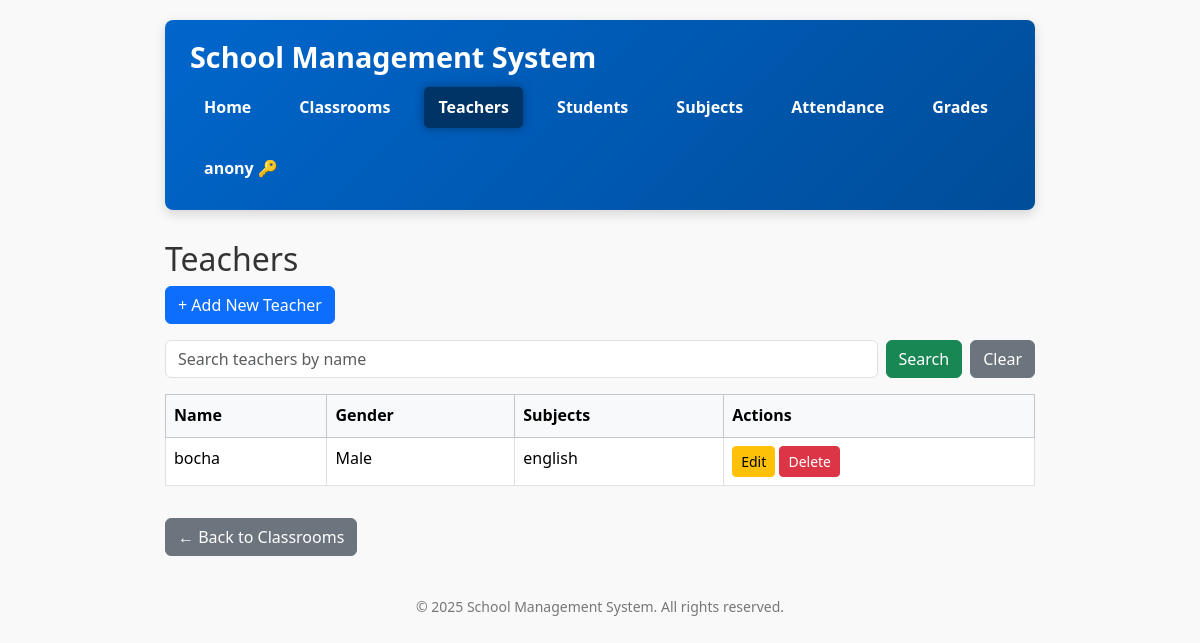
Page /teachers/ (signed in) on the earlier database version.
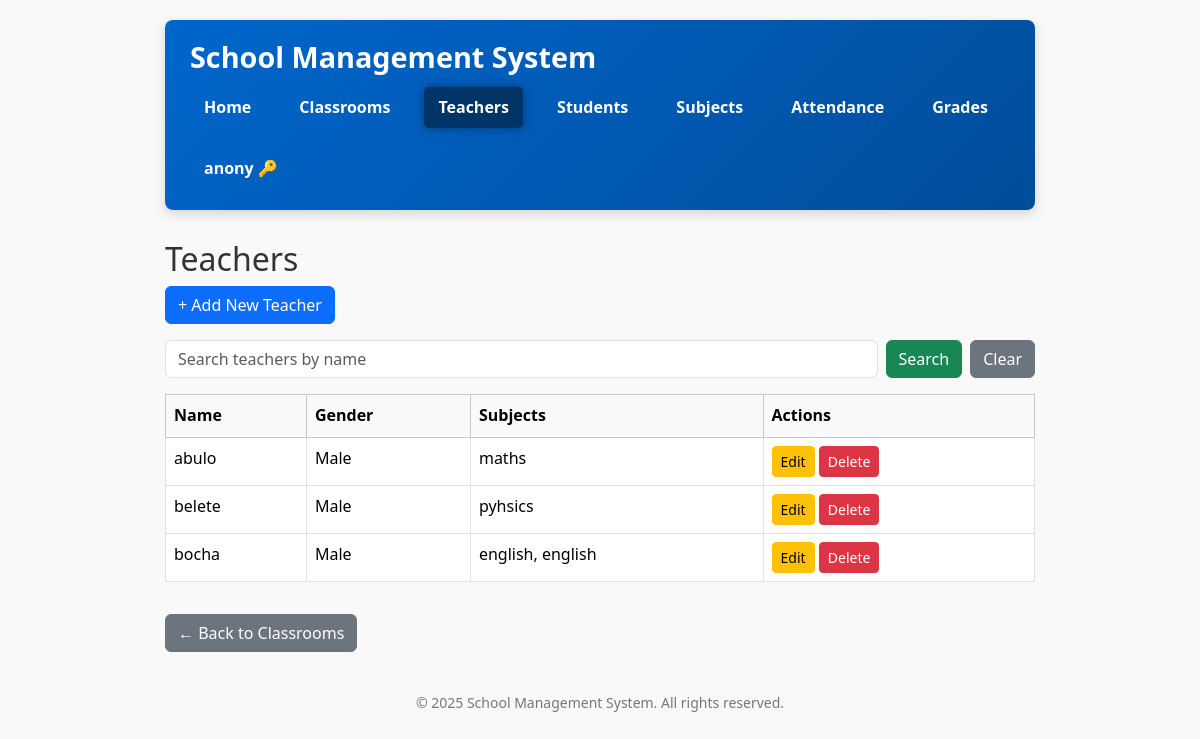
Same page on the later database version.
### school/models.py (models this page shows, shortened)
class Teacher(models.Model):
    user = models.OneToOneField(settings.AUTH_USER_MODEL, on_delete=models.CASCADE)
    GENDER_CHOICES = [('Male', 'Male'), ('Female', 'Female'), ('Other', 'Other')]
    name = models.CharField(max_length=100)
    gender = models.CharField(max_length=10, choices=GENDER_CHOICES)
    subjects = models.ManyToManyField(Subject, related_name='teachers')
    contact = models.CharField(max_length=20, blank=True)
    class Meta:
        ordering = ['name']

class Subject(models.Model):
    name = models.CharField(max_length=100)
    code = models.CharField(max_length=10)
    class Meta:
        ordering = ['name']

### school/views.py (the view)
# urls.py: path('teachers/', views.teacher_list, name='teacher_list'),
@role_required(['Admin'])
def teacher_list(request):
    query = request.GET.get('q', '')
    if query:
        teachers = Teacher.objects.filter(name__icontains=query)
    else:
        teachers = Teacher.objects.all()
    context = {
        'teachers': teachers,
        'query': query,
    }
    return render(request, 'school/teacher_list.html', context)

### school/views.py (called while the page is built)
def role_required(allowed_roles=[]):
    def decorator(view_func):
        @wraps(view_func)
        def wrapper(request, *args, **kwargs):
            user = request.user
            if not user.is_authenticated:
                return redirect('login')
            user_role = getattr(user, 'role', None)
            if user.is_superuser or (user_role and user_role.upper() in [r.upper() for r in allowed_roles]):
                return view_func(request, *args, **kwargs)
            return redirect('school:no_permission')
        return wrapper
    return decorator

### school/templates/school/teacher_list.html (shortened to what this page needs)
{% extends 'school/base.html' %}
{% block content %}
<h2>Teachers</h2>
<div class="mb-3">
    <a href="{% url 'school:teacher_create' %}" class="btn btn-primary">+ Add New Teacher</a>
</div>
<form method="get" class="d-flex gap-2 align-items-center mb-3">
    <input type="text" name="q" placeholder="Search teachers by name" value="{{ query }}" class="form-control flex-grow-1" />
    <button type="submit" class="btn btn-success">Search</button>
    <a href="{% url 'school:teacher_list' %}" class="btn btn-secondary">Clear</a>
</form>
{% if teachers %}
<div class="table-responsive">
    <table class="table table-bordered table-hover">
        <thead class="table-light">
            <tr>
                <th>Name</th>
                <th>Gender</th>
                <th>Subjects</th>
                <th>Actions</th>
            </tr>
        </thead>
        <tbody>
            {% for teacher in teachers %}
            <tr>
                <td>{{ teacher.name }}</td>
                <td>{{ teacher.gender }}</td>
                <td>
                    {% for subject in teacher.subjects.all %}
                        {{ subject.name }}{% if not forloop.last %}, {% endif %}
                    {% empty %}
                        No subjects
                    {% endfor %}
                </td>
                <td>
                    <a href="{% url 'school:teacher_update' teacher.pk %}" class="btn btn-sm btn-warning">Edit</a>
                    <a href="{% url 'school:teacher_delete' teacher.pk %}" class="btn btn-sm btn-danger">Delete</a>
                </td>
            </tr>
            {% endfor %}
        </tbody>
    </table>
</div>
{% else %}
<p>No teachers available.</p>
{% endif %}
<div class="mt-3">
    <a href="{% url 'school:classroom_list' %}" class="btn btn-secondary">← Back to Classrooms</a>
</div>
{% endblock %}

Differences in the rows shown:
added Teacher: name "abulo", gender "Male"
added Subject: name "maths", shown under "abulo"
added Teacher: name "belete", gender "Male"
added Subject: name "pyhsics", shown under "belete"
shown differently, row unchanged: Subject (number 3 of 4 on the later page): now shows ","
added Subject: name "english", shown under Teacher "bocha"
